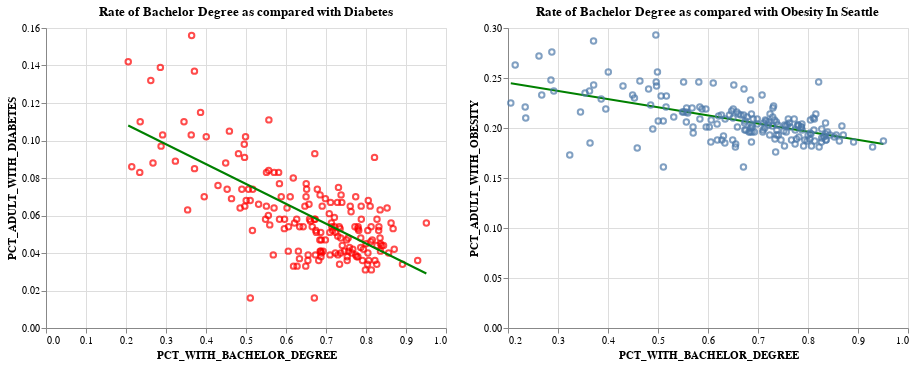

Here is the notebook cell this chart was saved with:
### Code cell
#example where we do not want color gradients to represent percentages

from altair.vegalite.v4.schema.channels import Tooltip

diabetes = alt.Chart(df).mark_point(color = "red").encode(
    x = 'PCT_WITH_BACHELOR_DEGREE',
    y = "PCT_ADULT_WITH_DIABETES",
    tooltip = ["GEOID", "PCT_ADULT_WITH_DIABETES", "PCT_ADULT_WITH_OBESITY", 'PCT_WITH_BACHELOR_DEGREE'],
  ).properties(
    title= "Rate of Bachelor Degree as compared with Diabetes"
  )

diabetes_fit = diabetes.transform_regression("PCT_WITH_BACHELOR_DEGREE", "PCT_ADULT_WITH_DIABETES").mark_line(color = "green")   #cannot make chart interactive if adding regression line
diabetes_final = diabetes + diabetes_fit


obesity = alt.Chart(df).mark_point().encode(
    x = 'PCT_WITH_BACHELOR_DEGREE',
    y = "PCT_ADULT_WITH_OBESITY",
    tooltip = ["GEOID", "PCT_ADULT_WITH_DIABETES", "PCT_ADULT_WITH_OBESITY", 'PCT_WITH_BACHELOR_DEGREE'],
).properties(
     title= "Rate of Bachelor Degree as compared with Obesity In Seattle"
)


obesity_fit = obesity.transform_regression('PCT_WITH_BACHELOR_DEGREE', "PCT_ADULT_WITH_OBESITY").mark_line(color = "green")

obesity_final = obesity_fit + obesity

alt.hconcat(diabetes_final, obesity_final
            ).resolve_legend(color='independent'
            ).resolve_scale(color = "independent")

### Figure 1 — Vega-Lite specification as saved in the notebook (floating-point values rounded to 4 significant figures; data arrays with more than 128 entries replaced by an {"elided": "..."} marker saying what was removed)
{"config": {"view": {"continuousWidth": 400, "continuousHeight": 300}}, "hconcat": [{"layer": [{"mark": {"type": "point", "color": "red"}, "encoding": {"tooltip": [{"field": "GEOID", "type": "quantitative"}, {"field": "PCT_ADULT_WITH_DIABETES", "type": "quantitative"}, {"field": "PCT_ADULT_WITH_OBESITY", "type": "quantitative"}, {"field": "PCT_WITH_BACHELOR_DEGREE", "type": "quantitative"}], "x": {"field": "PCT_WITH_BACHELOR_DEGREE", "type": "quantitative"}, "y": {"field": "PCT_ADULT_WITH_DIABETES", "type": "quantitative"}}, "title": "Rate of Bachelor Degree as compared with Diabetes"}, {"mark": {"type": "line", "color": "green"}, "encoding": {"tooltip": [{"field": "GEOID", "type": "quantitative"}, {"field": "PCT_ADULT_WITH_DIABETES", "type": "quantitative"}, {"field": "PCT_ADULT_WITH_OBESITY", "type": "quantitative"}, {"field": "PCT_WITH_BACHELOR_DEGREE", "type": "quantitative"}], "x": {"field": "PCT_WITH_BACHELOR_DEGREE", "type": "quantitative"}, "y": {"field": "PCT_ADULT_WITH_DIABETES", "type": "quantitative"}}, "title": "Rate of Bachelor Degree as compared with Diabetes", "transform": [{"on": "PCT_WITH_BACHELOR_DEGREE", "regression": "PCT_ADULT_WITH_DIABETES"}]}]}, {"layer": [{"mark": {"type": "line", "color": "green"}, "encoding": {"tooltip": [{"field": "GEOID", "type": "quantitative"}, {"field": "PCT_ADULT_WITH_DIABETES", "type": "quantitative"}, {"field": "PCT_ADULT_WITH_OBESITY", "type": "quantitative"}, {"field": "PCT_WITH_BACHELOR_DEGREE", "type": "quantitative"}], "x": {"field": "PCT_WITH_BACHELOR_DEGREE", "type": "quantitative"}, "y": {"field": "PCT_ADULT_WITH_OBESITY", "type": "quantitative"}}, "title": "Rate of Bachelor Degree as compared with Obesity In Seattle", "transform": [{"on": "PCT_WITH_BACHELOR_DEGREE", "regression": "PCT_ADULT_WITH_OBESITY"}]}, {"mark": "point", "encoding": {"tooltip": [{"field": "GEOID", "type": "quantitative"}, {"field": "PCT_ADULT_WITH_DIABETES", "type": "quantitative"}, {"field": "PCT_ADULT_WITH_OBESITY", "type": "quantitative"}, {"field": "PCT_WITH_BACHELOR_DEGREE", "type": "quantitative"}], "x": {"field": "PCT_WITH_BACHELOR_DEGREE", "type": "quantitative"}, "y": {"field": "PCT_ADULT_WITH_OBESITY", "type": "quantitative"}}, "title": "Rate of Bachelor Degree as compared with Obesity In Seattle"}]}], "data": {"name": "data-64371db0d4a2a22689e5e43b523e4b50"}, "resolve": {"legend": {"color": "independent"}, "scale": {"color": "independent"}}, "$schema": "https://vega.github.io/schema/vega-lite/v4.17.0.json", "datasets": {"data-64371db0d4a2a22689e5e43b523e4b50": {"elided": "180 records"}}}
